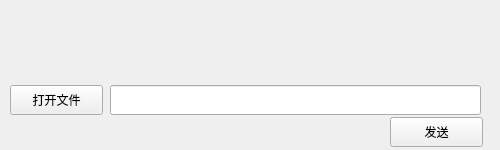
<?xml version="1.0" encoding="UTF-8"?>
<ui version="4.0">
 <class>sendFile</class>
 <widget class="QWidget" name="sendFile">
  <property name="geometry">
   <rect>
    <x>0</x>
    <y>0</y>
    <width>500</width>
    <height>150</height>
   </rect>
  </property>
  <property name="sizePolicy">
   <sizepolicy hsizetype="Fixed" vsizetype="Fixed">
    <horstretch>0</horstretch>
    <verstretch>0</verstretch>
   </sizepolicy>
  </property>
  <property name="minimumSize">
   <size>
    <width>500</width>
    <height>150</height>
   </size>
  </property>
  <property name="maximumSize">
   <size>
    <width>500</width>
    <height>150</height>
   </size>
  </property>
  <property name="windowTitle">
   <string>sendFile</string>
  </property>
  <widget class="QWidget" name="titleWidget" native="true">
   <property name="geometry">
    <rect>
     <x>0</x>
     <y>0</y>
     <width>500</width>
     <height>50</height>
    </rect>
   </property>
   <property name="sizePolicy">
    <sizepolicy hsizetype="Expanding" vsizetype="Fixed">
     <horstretch>0</horstretch>
     <verstretch>0</verstretch>
    </sizepolicy>
   </property>
   <property name="minimumSize">
    <size>
     <width>0</width>
     <height>50</height>
    </size>
   </property>
   <property name="maximumSize">
    <size>
     <width>16777215</width>
     <height>50</height>
    </size>
   </property>
   <property name="titleSkin" stdset="0">
    <bool>true</bool>
   </property>
  </widget>
  <widget class="QWidget" name="bottomWidget" native="true">
   <property name="geometry">
    <rect>
     <x>0</x>
     <y>50</y>
     <width>500</width>
     <height>100</height>
    </rect>
   </property>
   <property name="sizePolicy">
    <sizepolicy hsizetype="Expanding" vsizetype="Fixed">
     <horstretch>0</horstretch>
     <verstretch>0</verstretch>
    </sizepolicy>
   </property>
   <property name="minimumSize">
    <size>
     <width>0</width>
     <height>100</height>
    </size>
   </property>
   <property name="maximumSize">
    <size>
     <width>16777215</width>
     <height>100</height>
    </size>
   </property>
   <property name="bottomSkin" stdset="0">
    <bool>true</bool>
   </property>
   <widget class="QPushButton" name="openBtn">
    <property name="geometry">
     <rect>
      <x>10</x>
      <y>35</y>
      <width>93</width>
      <height>30</height>
     </rect>
    </property>
    <property name="text">
     <string>打开文件</string>
    </property>
   </widget>
   <widget class="QPushButton" name="sendBtn">
    <property name="geometry">
     <rect>
      <x>390</x>
      <y>67</y>
      <width>93</width>
      <height>30</height>
     </rect>
    </property>
    <property name="text">
     <string>发送</string>
    </property>
   </widget>
   <widget class="QLineEdit" name="lineEdit">
    <property name="geometry">
     <rect>
      <x>110</x>
      <y>35</y>
      <width>371</width>
      <height>30</height>
     </rect>
    </property>
   </widget>
  </widget>
 </widget>
 <layoutdefault spacing="6" margin="11"/>
 <resources/>
 <connections/>
</ui>
